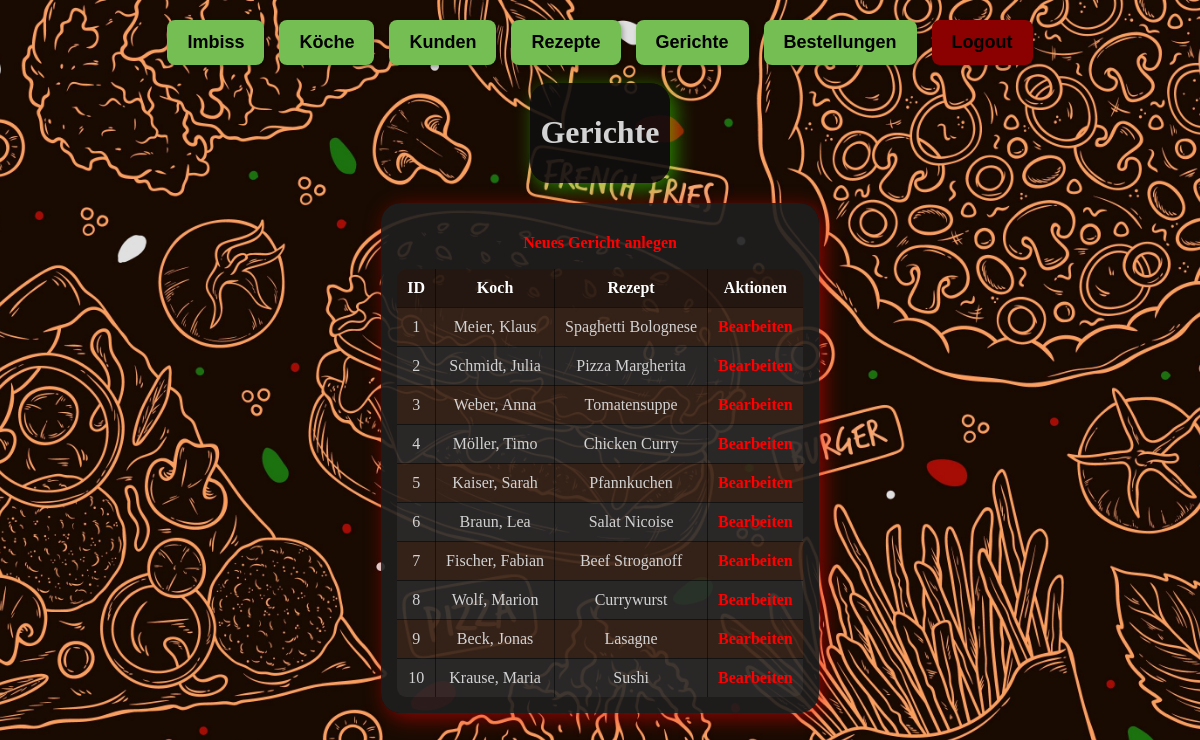
Screenshot of /gericht/index.php with the database file from the repository.
### tables this page shows
CREATE TABLE IF NOT EXISTS gericht (
    gerichtId INT AUTO_INCREMENT PRIMARY KEY,
    kochId INT NOT NULL,
    rezeptId INT NOT NULL,
    
    FOREIGN KEY (kochId) REFERENCES koch(kochId)
        ON DELETE CASCADE
        ON UPDATE CASCADE,
    
    FOREIGN KEY (rezeptId) REFERENCES rezept(rezeptId)
        ON DELETE CASCADE
        ON UPDATE CASCADE
);

CREATE TABLE IF NOT EXISTS koch (
    kochId INT AUTO_INCREMENT PRIMARY KEY,
    nachname VARCHAR(50) NOT NULL,
    vorname VARCHAR(50) NOT NULL,
    sterne ENUM('1', '2', '3') DEFAULT '1',
    age INT,
    geschlecht ENUM('männlich', 'weiblich', 'geschlechtsneutral') DEFAULT 'geschlechtsneutral',
    spezialgebiet VARCHAR(255)
);

CREATE TABLE IF NOT EXISTS rezept (
    rezeptId INT AUTO_INCREMENT PRIMARY KEY,
    rezeptname VARCHAR(100) NOT NULL,
    dauer INT,
    speiseart VARCHAR(50),
    rezeptbeschreibung TEXT
);

### _classes/Database.php (called while the page is built, shortened)
<?php
class Database {
    private static $dbHost = 'localhost';
    private static $dbName = 'imbissverwaltung';
    private static $dbUser = 'root';
    private static $dbPass = '';
    private static $conn = null;
    public static function connect() {
        if (self::$conn === null) {
            try {
                $dsn = 'mysql:host=' . self::$dbHost . ';dbname=' . self::$dbName . ';charset=utf8mb4';
                self::$conn = new PDO($dsn, self::$dbUser, self::$dbPass);
                self::$conn->setAttribute(PDO::ATTR_ERRMODE, PDO::ERRMODE_EXCEPTION);
            } catch (PDOException $e) {
                echo "Fehler bei der DB-Verbindung: " . $e->getMessage();
                exit;
            }
        }
        return self::$conn;
    }
}

### _classes/Gericht.php (called while the page is built, shortened)
<?php
require_once __DIR__ . '/Database.php';
class Gericht {
    private $conn;
    public function __construct() {
        $this->conn = Database::connect();
    }
    public function getKochNameById($kochId) {
        $sql = "SELECT vorname, nachname FROM koch WHERE kochId = :kochId";
        $stmt = $this->conn->prepare($sql);
        $stmt->bindParam(':kochId', $kochId, PDO::PARAM_INT);
        $stmt->execute();
        $koch = $stmt->fetch(PDO::FETCH_ASSOC);
        if ($koch) {
            return $koch['nachname'] . ', ' . $koch['vorname'];
        }
        return '(Unbekannter Koch)';
    }
    public function getRezeptNameById($rezeptId) {
        $sql = "SELECT rezeptname FROM rezept WHERE rezeptId = :rezeptId";
        $stmt = $this->conn->prepare($sql);
        $stmt->bindParam(':rezeptId', $rezeptId, PDO::PARAM_INT);
        $stmt->execute();
        $rezept = $stmt->fetch(PDO::FETCH_ASSOC);
        if ($rezept) {
            return $rezept['rezeptname'];
        }
        return '(Unbekanntes Rezept)';
    }
    public function readAll() {
        $sql = "SELECT gerichtId, kochId, rezeptId FROM gericht ORDER BY gerichtId";
        $stmt = $this->conn->query($sql);
        return $stmt->fetchAll(PDO::FETCH_ASSOC);
    }
}

### gericht/index.php (the view, shortened to what this page needs)
<?php
require_once __DIR__ . '/../_classes/Gericht.php';
$gerichtObj = new Gericht();
$alleGerichte = $gerichtObj->readAll();
?>
<!DOCTYPE html>
<html lang="de">
<head>
    <link rel="stylesheet" type="text/css" href="../_css/styles.css">
</head>
<body>
    <?php require_once __DIR__ . '/../_include/navigation.inc.php';?>
    <div class="container">
        <br>
        <div class="ueberschrift-container">
            <h1>Gerichte</h1>
        </div>
        <div class="tabellen-container">
            <p><a href="create.php">Neues Gericht anlegen</a></p>
            <table border="1">
                <thead>
                    <tr>
                        <th>ID</th>
                        <th>Koch</th>
                        <th>Rezept</th>
                        <th>Aktionen</th>
                    </tr>
                </thead>
                <tbody>
                    <?php foreach ($alleGerichte as $g): ?>
                    <tr>
                        <td><?php echo htmlspecialchars($g['gerichtId']); ?></td>
                        <td>
                            <?php
                                $kochName = $gerichtObj->getKochNameById($g['kochId']);
                                echo htmlspecialchars($kochName);
                            ?>
                        </td>
                        <td>
                            <?php
                                $rezeptName = $gerichtObj->getRezeptNameById($g['rezeptId']);
                                echo htmlspecialchars($rezeptName);
                            ?>
                        </td>
                        <td>
                            <a href="edit.php?gerichtId=<?php echo $g['gerichtId']; ?>">Bearbeiten</a>
                        </td>
                    </tr>
                    <?php endforeach; ?>
                </tbody>
            </table>
        </div>
    </div>
</body>
</html>

### _css/styles.css (style rules this page uses)
body { background: url('../_images/body-hintergrund.jpg') no-repeat center center fixed; background-size: cover; }
.container { display: flex; align-items: center; flex-direction: column; height: 100vh; }
.ueberschrift-container { background: rgba(15, 15, 15, 0.9); display: inline-block; padding: 10px; border-radius: 20px; box-shadow: 5px 5px 20px rgba(60, 255, 0, 0.5); color: #D3D3D3; text-align: center; }
.tabellen-container { background: rgba(31, 31, 31, 0.9); display: inline-block; padding: 15px; border-radius: 20px; box-shadow: 5px 5px 20px rgba(255, 0, 0, 0.5); margin: 20px auto; color: #D3D3D3; text-align: center; }
.tabellen-container table { width: 100%; border-collapse: collapse; border-radius: 10px; overflow: hidden; }
.tabellen-container th, .tabellen-container td { padding: 10px; border: 1px solid rgba(0, 0, 0, 0.5); text-align: center; }
.tabellen-container th { background: rgba(0, 0, 0, 0.3); color: #FFFFFF; font-weight: bold; }
.tabellen-container tr:nth-child(odd) { background: rgba(255, 94, 0, 0.1); }
.tabellen-container tr:nth-child(even) { background: rgba(255, 255, 255, 0.05); }
a { color: #ff0000; text-decoration: none; font-weight: bold; transition: color 0.3s ease, text-shadow 0.3s ease; }

### rows the page displays
gericht: gerichtId "1", kochId.vorname "Meier, Klaus", rezeptId.rezeptname "Spaghetti Bolognese"
gericht: gerichtId "2", kochId.vorname "Schmidt, Julia", rezeptId.rezeptname "Pizza Margherita"
gericht: gerichtId "3", kochId.vorname "Weber, Anna", rezeptId.rezeptname "Tomatensuppe"
gericht: gerichtId "4", kochId.vorname "Möller, Timo", rezeptId.rezeptname "Chicken Curry"
gericht: gerichtId "5", kochId.vorname "Kaiser, Sarah", rezeptId.rezeptname "Pfannkuchen"
gericht: gerichtId "6", kochId.vorname "Braun, Lea", rezeptId.rezeptname "Salat Nicoise"
gericht: gerichtId "7", kochId.vorname "Fischer, Fabian", rezeptId.rezeptname "Beef Stroganoff"
gericht: gerichtId "8", kochId.vorname "Wolf, Marion", rezeptId.rezeptname "Currywurst"
gericht: gerichtId "9", kochId.vorname "Beck, Jonas", rezeptId.rezeptname "Lasagne"
gericht: gerichtId "10", kochId.vorname "Krause, Maria", rezeptId.rezeptname "Sushi"
